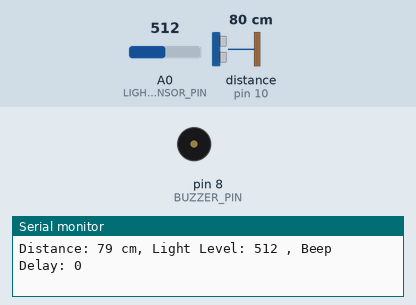
Recording of a sketch running on a simulated Arduino Uno, built with avr-gcc and run on an emulated ATmega328P. Parts: buzzer (waves = sounding, pin HIGH), the last lines printed to the serial monitor. Wiring (inferred from the names in the program): ultrasonic range finder: trigger pin 9; echo pin 10. Inputs (shaded band) come from the test bench; at power-on: distance to the obstacle (sensor on pin 10) 80 cm, A0 (LIGHT_SENSOR_PIN) = 512. The echo pulse lasts 58.3 µs per cm; pins used as bus, display or sensor lines are not drawn.

Above: at 1.2 s.
1.3 s: distance to the obstacle (sensor on pin 10) set to 56 cm
2.8 s: distance to the obstacle (sensor on pin 10) set to 48 cm
At 3.2 s:
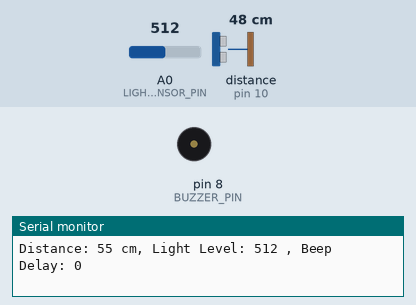
5.8 s: A0 (LIGHT_SENSOR_PIN) set to 122
At 6.4 s:
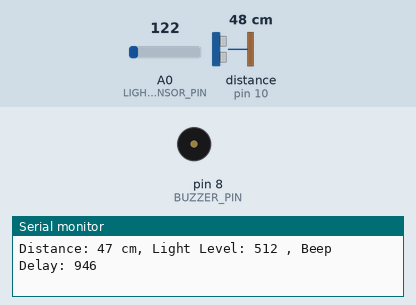
8.8 s: A0 (LIGHT_SENSOR_PIN) set to 0
At 9.13 s:
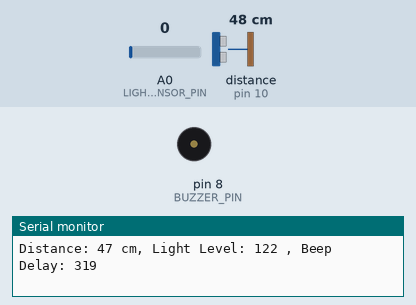
Timing chart, 0 to 12.8 s (numbered marks = the images above; inputs shaded):
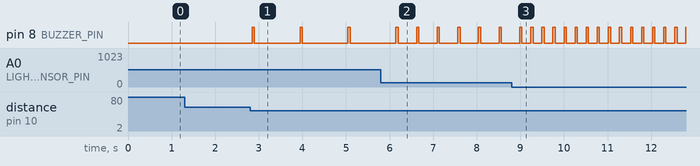

The sketch:

1234.ino
```cpp
// Pin definitions
#define ULTRASONIC_TRIG_PIN 9  // Trigger pin for ultrasonic sensor
#define ULTRASONIC_ECHO_PIN 10 // Echo pin for ultrasonic sensor
#define BUZZER_PIN 8           // Pin for buzzer
#define LIGHT_SENSOR_PIN A0    // Analog pin for light sensor (OP101)

// Constants
#define DISTANCE_THRESHOLD 50  // Distance threshold for obstacle detection (in cm)
#define MIN_BEEP_DELAY 100     // Minimum delay between beeps (in ms)
#define MAX_BEEP_DELAY 1000    // Maximum delay between beeps (in ms)
#define LIGHT_THRESHOLD 500    // Threshold for light sensor (value from 0 to 1023)

void setup() {
    Serial.begin(9600);           // Initialize Serial Monitor at 9600 baud rate

    // Pin setup
    pinMode(ULTRASONIC_TRIG_PIN, OUTPUT); // Set ultrasonic trigger pin as output
    pinMode(ULTRASONIC_ECHO_PIN, INPUT);  // Set ultrasonic echo pin as input
    pinMode(BUZZER_PIN, OUTPUT);          // Set buzzer pin as output
}

void loop() {
    long duration;   // Variable to store duration of pulse
    int distance;    // Variable to store calculated distance
    int beepDelay;   // Variable to store delay between beeps
    int lightLevel;  // Variable to store light sensor reading

    // Read the light sensor
    lightLevel = analogRead(LIGHT_SENSOR_PIN);

    // Trigger the ultrasonic sensor
    digitalWrite(ULTRASONIC_TRIG_PIN, LOW);   // Ensure trigger pin is low
    delayMicroseconds(2);                    // Wait for 2 microseconds
    digitalWrite(ULTRASONIC_TRIG_PIN, HIGH);  // Set trigger pin high
    delayMicroseconds(10);                   // Wait for 10 microseconds
    digitalWrite(ULTRASONIC_TRIG_PIN, LOW);   // Set trigger pin low again

    // Measure the duration of the echo pulse
    duration = pulseIn(ULTRASONIC_ECHO_PIN, HIGH);  // Measure the pulse width
    distance = duration * 0.0344 / 2;              // Convert duration to distance in cm

    // Calculate delay between beeps based on distance and light level
    if (distance < DISTANCE_THRESHOLD || lightLevel < LIGHT_THRESHOLD) {
        // Calculate distance-based beep delay
        int distanceBeepDelay = map(distance, 0, DISTANCE_THRESHOLD, MIN_BEEP_DELAY, MAX_BEEP_DELAY);
        // Calculate light-based beep delay
        int lightBeepDelay = map(lightLevel, 0, LIGHT_THRESHOLD, MIN_BEEP_DELAY, MAX_BEEP_DELAY);

        // Use the shorter of the two delays to set the beep frequency
        beepDelay = min(distanceBeepDelay, lightBeepDelay);

        // Generate a beep with the calculated delay
        digitalWrite(BUZZER_PIN, HIGH); // Turn the buzzer on
        delay(50);                      // Beep duration
        digitalWrite(BUZZER_PIN, LOW);  // Turn the buzzer off

        // Wait before the next beep
        delay(beepDelay);
    } else {
        // No beeping if distance is beyond threshold and light level is sufficient
        digitalWrite(BUZZER_PIN, LOW);
    }

    // Output the distance and light level to the Serial Monitor
    Serial.print("Distance: ");
    Serial.print(distance);
    Serial.print(" cm, Light Level: ");
    Serial.print(lightLevel);
    Serial.print(" , Beep Delay: ");
    Serial.println(beepDelay);

    delay(100); // Small delay before the next measurement
}
```

Measured:
- the behaviour switches between 51 and 50 cm on distance to the obstacle (sensor on pin 10) (found by bisection; images 0 and 1)
- after the input at 2.8 s, pin 8 (BUZZER_PIN): alternates HIGH for 0.05 s and LOW for 1.1 s, starting after 0.05 s
- after the input at 5.8 s, pin 8 (BUZZER_PIN): alternates HIGH for 0.05 s and LOW for 0.42 s, starting after 0.82 s
- after the input at 8.8 s, pin 8 (BUZZER_PIN): alternates HIGH for 0.05 s and LOW for 0.20 s, starting after 0.44 s
